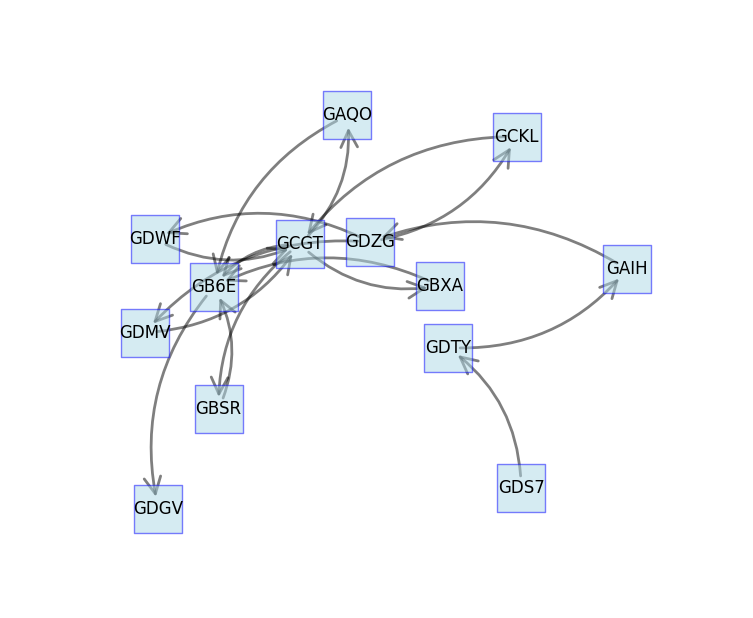

Write Python code to recreate this figure.

#### pip install requests
#### pip install scipy

import json
import requests
import sys
import re

import networkx as nx
import matplotlib.pyplot as plt





#f = open('foo.txt', 'r')
#f = open('x.csv', 'r')
#l_file = f.readlines()
#f.close()

l_in=[
  ['GDS7', 'GDTY', 'GAIH', 'GDZG', 'GDMV', 'GCGT', 'GBSR', 'GB6E', 'GDGV'],
  ['GDS7', 'GDTY', 'GAIH', 'GDZG', 'GDWF', 'GCGT', 'GB6E', 'GDGV'],
  ['GDS7', 'GDTY', 'GAIH', 'GDZG', 'GDWF', 'GCGT', 'GAQO', 'GB6E', 'GDGV'],
  ['GDS7', 'GDTY', 'GAIH', 'GDZG', 'GDWF', 'GCGT', 'GBUK', 'GB6E', 'GDGV'],
  ['GDS7', 'GDTY', 'GAIH', 'GDZG', 'GDWF', 'GCGT', 'GAIU', 'GB6E', 'GDGV'],
  ['GDS7', 'GDTY', 'GAIH', 'GDZG', 'GDWF', 'GCGT', 'GAKN', 'GB6E', 'GDGV'],
  ['GDS7', 'GDTY', 'GAIH', 'GDZG', 'GDWF', 'GCGT', 'GAYT', 'GB6E', 'GDGV'],
  ['GDS7', 'GDTY', 'GAIH', 'GDZG', 'GDWF', 'GCGT', 'GD3Y', 'GB6E', 'GDGV'],
  ['GDS7', 'GDTY', 'GAIH', 'GDZG', 'GDWF', 'GCGT', 'GBSR', 'GB6E', 'GDGV'],
  ['GDS7', 'GDTY', 'GAIH', 'GDZG', 'GDWF', 'GCGT', 'GATP', 'GB6E', 'GDGV'],
  ['GDS7', 'GDTY', 'GAIH', 'GDZG', 'GDWF', 'GCGT', 'GDNX', 'GB6E', 'GDGV'],
  ['GDS7', 'GDTY', 'GAIH', 'GDZG', 'GDWF', 'GCGT', 'GBXA', 'GB6E', 'GDGV'],
  ['GDS7', 'GDTY', 'GAIH', 'GDZG', 'GDWF', 'GCGT', 'GBSR', 'GB6E', 'GDGV'],
  ['GDS7', 'GDTY', 'GAIH', 'GDZG', 'GCKL', 'GCGT', 'GB6E', 'GDGV'],
  ['GDS7', 'GDTY', 'GAIH', 'GDZG', 'GCKL', 'GCGT', 'GAQO', 'GB6E', 'GDGV'],
  ['GDS7', 'GDTY', 'GAIH', 'GDZG', 'GCKL', 'GCGT', 'GBUK', 'GB6E', 'GDGV'],
  ['GDS7', 'GDTY', 'GAIH', 'GDZG', 'GCKL', 'GCGT', 'GAIU', 'GB6E', 'GDGV'],
  ['GDS7', 'GDTY', 'GAIH', 'GDZG', 'GCKL', 'GCGT', 'GAKN', 'GB6E', 'GDGV'],
  ['GDS7', 'GDTY', 'GAIH', 'GDZG', 'GCKL', 'GCGT', 'GAYT', 'GB6E', 'GDGV'],
  ['GDS7', 'GDTY', 'GAIH', 'GDZG', 'GCKL', 'GCGT', 'GD3Y', 'GB6E', 'GDGV'],
  ['GDS7', 'GDTY', 'GAIH', 'GDZG', 'GCKL', 'GCGT', 'GBSR', 'GB6E', 'GDGV'],
  ['GDS7', 'GDTY', 'GAIH', 'GDZG', 'GCKL', 'GCGT', 'GATP', 'GB6E', 'GDGV'],
  ['GDS7', 'GDTY', 'GAIH', 'GDZG', 'GCKL', 'GCGT', 'GDNX', 'GB6E', 'GDGV'],
  ['GDS7', 'GDTY', 'GAIH', 'GDZG', 'GCKL', 'GCGT', 'GBXA', 'GB6E', 'GDGV'],
  ['GDS7', 'GDTY', 'GAIH', 'GDZG', 'GCKL', 'GCGT', 'GBSR', 'GB6E', 'GDGV']
]

l_in=[
  ['GDS7', 'GDTY', 'GAIH', 'GDZG', 'GDMV', 'GCGT', 'GBSR', 'GB6E', 'GDGV'],
  ['GDS7', 'GDTY', 'GAIH', 'GDZG', 'GDWF', 'GCGT', 'GB6E', 'GDGV'],
  ['GDS7', 'GDTY', 'GAIH', 'GDZG', 'GDWF', 'GCGT', 'GAQO', 'GB6E', 'GDGV']
]


l_in=[
  ['GDS7', 'GDTY', 'GAIH', 'GDZG', 'GDMV', 'GCGT', 'GBSR', 'GB6E', 'GDGV'],
  ['GDS7', 'GDTY', 'GAIH', 'GDZG', 'GDWF', 'GCGT', 'GB6E', 'GDGV'],
  ['GDS7', 'GDTY', 'GAIH', 'GDZG', 'GDWF', 'GCGT', 'GAQO', 'GB6E', 'GDGV'],
  ['GDS7', 'GDTY', 'GAIH', 'GDZG', 'GDWF', 'GCGT', 'GBSR', 'GB6E', 'GDGV'],
  ['GDS7', 'GDTY', 'GAIH', 'GDZG', 'GCKL', 'GCGT', 'GB6E', 'GDGV'],
  ['GDS7', 'GDTY', 'GAIH', 'GDZG', 'GCKL', 'GCGT', 'GBXA', 'GB6E', 'GDGV'],
  ['GDS7', 'GDTY', 'GAIH', 'GDZG', 'GCKL', 'GCGT', 'GBSR', 'GB6E', 'GDGV']
]

d01={}
l04=[]
for l1 in l_in:
 for ii in range(1,len(l1)):
   l04.append([l1[ii-1],l1[ii]])










# グラフオブジェクトの作成
G = nx.DiGraph()

## add node
#for xxx in l06:
#  G.add_node(xxx)

# add edge
for xxx in l04:
  G.add_edge(xxx[0],xxx[1])
  #print(xxx[0],"->",xxx[1])

# レイアウトの設定
pos = nx.spring_layout(G)


node_attributes = {  'node_size': 1200, 'node_color': 'lightblue', 'node_shape': 's', 'linewidths': 1, 'edgecolors': 'blue', 'alpha': 0.5}


# 矢印の長さを調整する
arrowsize = 30
edge_attributes = {'alpha': 0.5, 'width': 2, 'arrowstyle': '->', 'arrowsize': arrowsize, 'connectionstyle': 'arc3,rad=.25'}




# 図の描画
#plt.figure(figsize=(8, 4))  # 2:1の比率にするために、図のサイズを指定
#plt.figure(figsize=(150, 150))
plt.figure(figsize=(8, 8))

# ノードのラベルを表示するための辞書
labels = {}
for node in G.nodes():
    labels[node] = node

# 四角形の大きさをラベルに合わせて自動調整するためのレイアウト
pos = nx.spring_layout(G, k=0.8, seed=123)

# ノードの四角形の大きさをラベルに合わせて自動調整
node_sizes = [len(str(labels[node])) * 300 for node in G.nodes()]

# 図の描画
nx.draw_networkx_nodes(G, pos, **node_attributes)
#nx.draw_networkx_edges(G, pos, alpha=0.5, width=2, arrowstyle="->", arrowsize=30)
nx.draw_networkx_edges(G, pos, **edge_attributes)
nx.draw_networkx_labels(G, pos, labels, font_size=12, font_family='sans-serif')
plt.axis('off')
plt.show()
